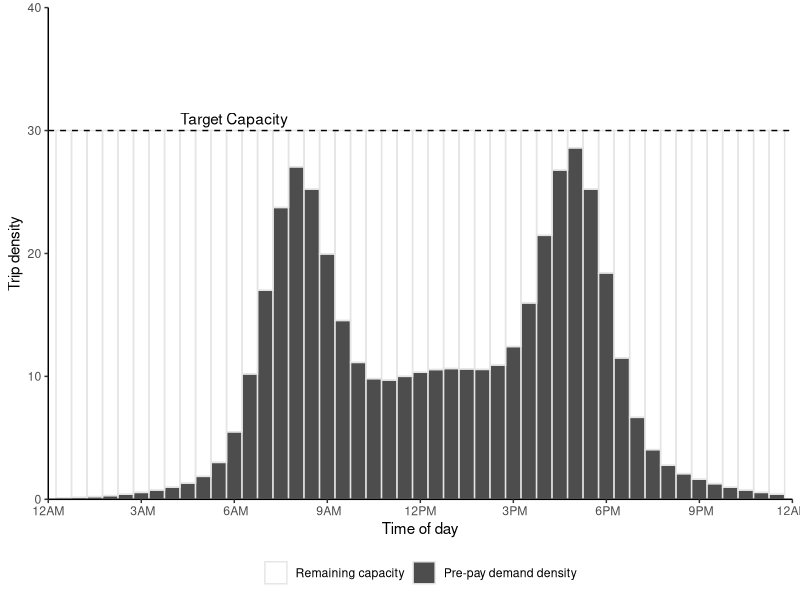
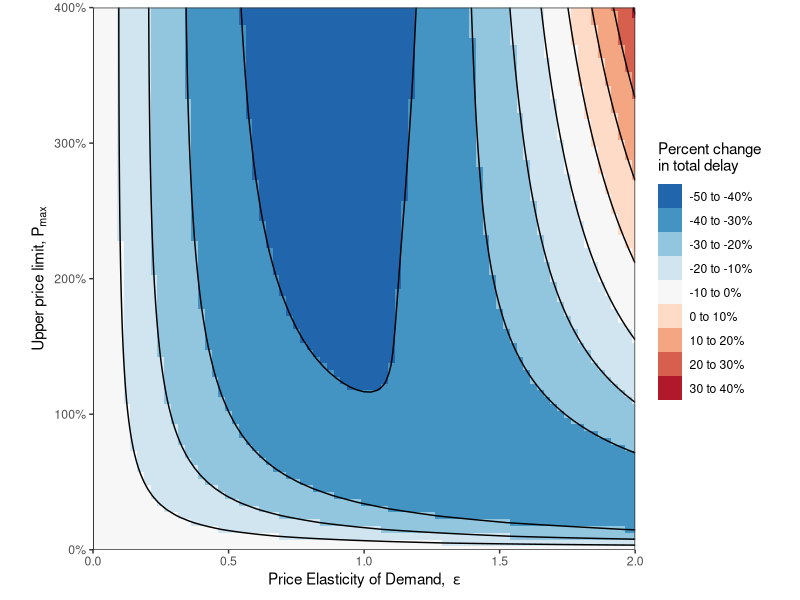
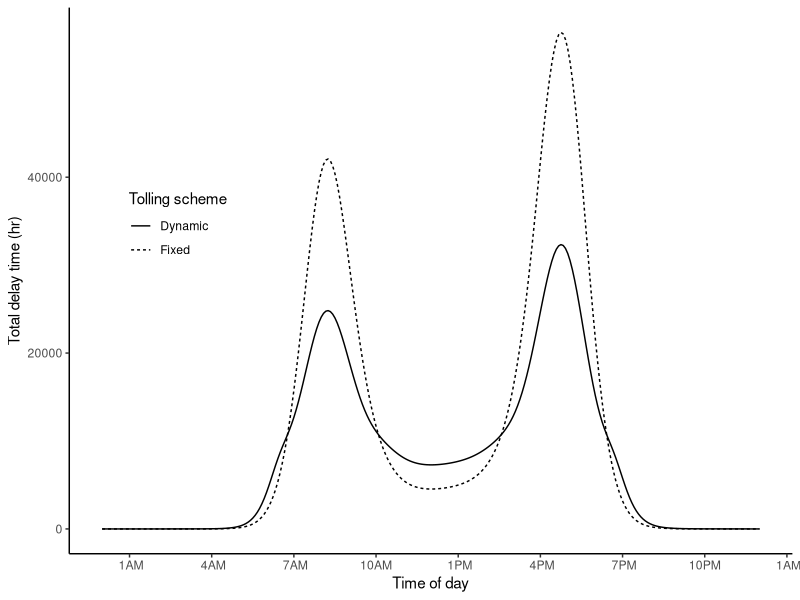
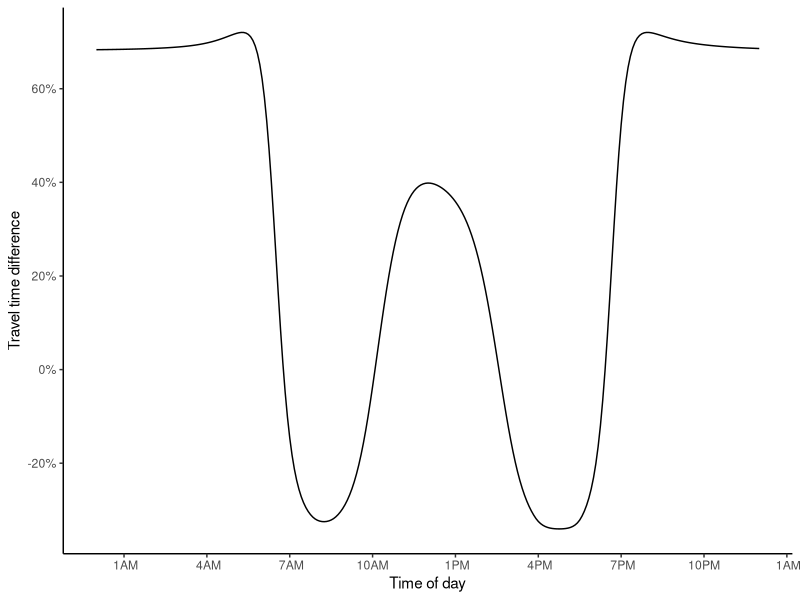
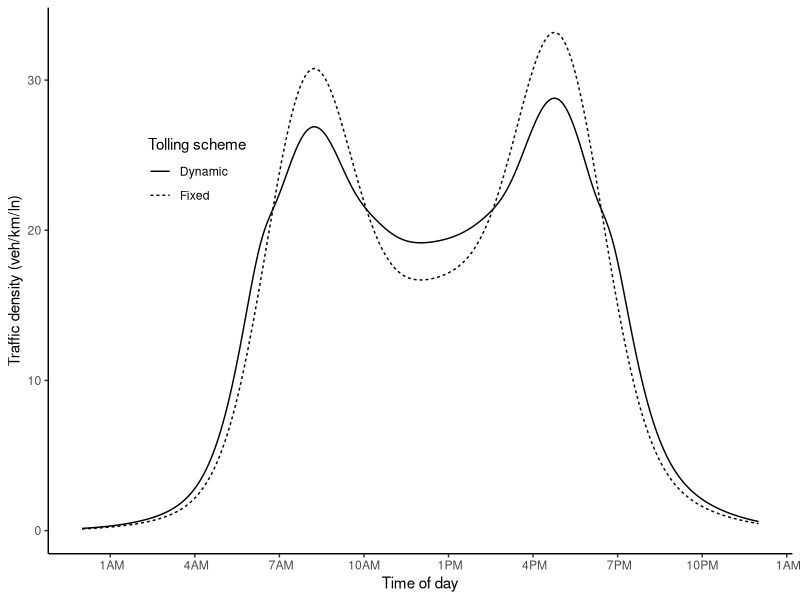
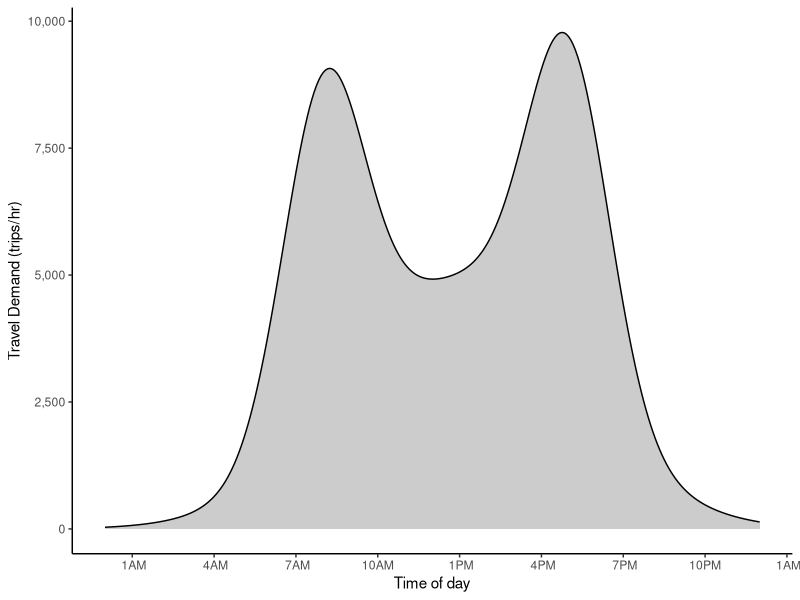
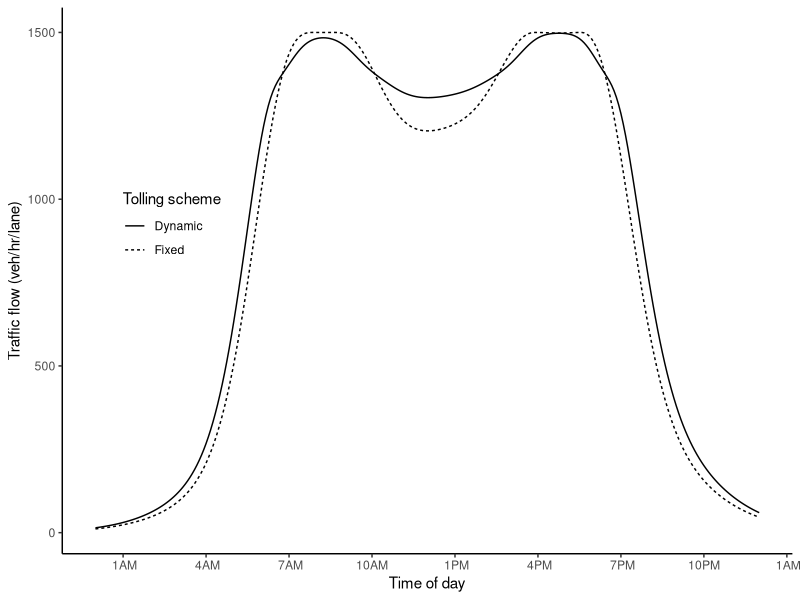
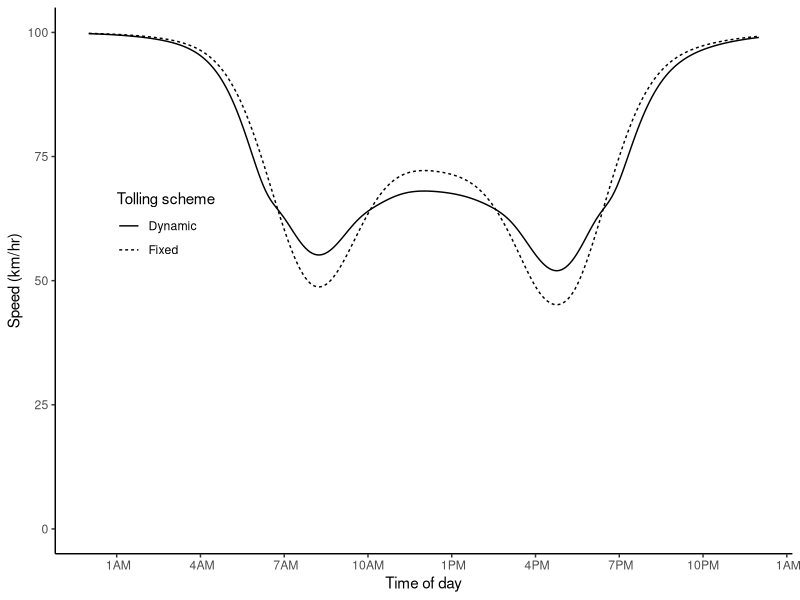

Here is the R script that generated these plots, in order:

library(data.table)
library(ggplot2)
library(scales)
# library(extrafont)

#### Functions ####

#Pricing function
fun.price <- function(k, pmin, pmax, a, b)  pmin + (pmax-pmin)/(1 + exp(a-b*k))

#Elasticity function
fun.elasticdemand <- function(k,p1,p2,E) k + k*(exp(-E*(p2-p1)/(p2+p1))-1)
#fun.elasticdemand <- function(k,p1,p2,E) k*((p2-p1)/p1)^-E

#Demand distribution (Manually constructed for this example)
fun.demanddist <- function(scale, t,sd) scale*(dnorm(t,mean=8,sd) + dnorm(t,mean=17,sd) + dnorm(t,mean=12,sd=4) + dnorm(t,mean=14,sd=4))


#Flow-density function, linear-parabolic
fun.flowdensity_linpara <- function(k) {
  k0 = -(k_j^2 - 2*k_j*k_c - sqrt(k_j*(-2*k_c^3 + 5*k_j*k_c^2 - 4*k_c*k_j^2 + k_j^3))) / k_c
  
  sapply(k, function(k)
    if(k <= k0) 
      v_f*k
    else
      (k_c*v_f/2)*(1 - ((k - k_c)^2)/((k_j - k_c)^2))
  )
}

#Flow-density function, double parabolic
fun.flowdensity <- function(k) {
  sapply(k, function(k)
    if(k <= k_c) 
      k*v_f*(1 - (k/(2*k_c)))
    else
      (k_c*v_f/2)*(1 - ((k - k_c)^2)/((k_j - k_c)^2))
  )
}

#Flow-density function, linear by daganzo
fun.flowdensity_dag <- function(k) {
  sapply(k, function(k)
    if(k <= k_c/2)
      v_f*k
    else
      (v_f*k_c/2)*(1 + ( (k_c - 2*k)/(2*k_j - k_c) ) )
  )
}

#Flow-density function, linear by greenshields
fun.flowdensity_green <- function(k) {
  sapply(k, function(k)
    k*v_f*(1 - (k/(2*k_c))) 
  )
}

#### Parameters ####
L = 7
v_f = 100 #Free flow speed
k_j = 120 #Jam density
k_c = 30 #Critical density
E = 0.3
trips = 100000
inc = 5/60
t = seq(0,24,by=inc)
a = 7
b = 0.3
pfix = 8
pmin = 0*pfix/2
pmax = pfix*4
nlanes = 6 #lanes

#### Run with varying pmax and elasticity ####
#Set up combination matrix
datvar = as.data.table(expand.grid(tval = t,
                                   elas = seq(0,2, by=0.025),
                                   surge = seq(0, 4, by = 0.05)))
#Assign fixed price & scaled price
datvar[ , price1 := pfix]
datvar[ , pmax := pfix*surge]
#Calculate demand dist for each combo
datvar[ , k1 := fun.demanddist(85, tval, 1.5), by = .(elas,surge)]
#Calculate flow and number of trips for fixed price
datvar[ , mu1 := trips*k1/sum(k1)/inc/nlanes, by = .(elas,surge)]
datvar[ , q1 := fun.flowdensity(k1), by = .(elas,surge)]
datvar[ , n1 := trips*k1/sum(k1), by = .(elas,surge)]
datvar[ , v1 := q1/k1, by = .(elas,surge)]
#Calculate new price the previous demand
datvar[ , price2 := fun.price(k1, pmin, pmax, a, b)]
#Calculate new density, flow, and number of trips from price
datvar[ , k2 := fun.elasticdemand(k1,price1,price2,elas), by = .(elas,surge)]
datvar[ , k2 := sum(k1)*k2/sum(k2), by = .(elas,surge)]
datvar[ , mu2 := trips*k2/sum(k2)/inc/nlanes, by = .(elas,surge)]
datvar[ , q2 := fun.flowdensity(k2), by = .(elas,surge)]
datvar[ , n2 := trips*k2/sum(k2), by = .(elas,surge)]
datvar[ , v2 := q2/k2, by = .(elas,surge)]

#Delay
datvar[ , d1 := n1*L*((1/v1) - (1/v_f)), by = .(elas,surge)]
datvar[ , d2 := n2*L*((1/v2) - (1/v_f)), by = .(elas,surge)]
datvar[ , delaydiff := (n2*v1*(v_f - v2))/(n1*v2*(v_f - v1)) - 1, by = .(elas,surge)]

#Revenue
datvar[ , rev1 := n1*price1]
datvar[ , rev2 := n2*price2]
#Cumulative sum
datvar[ , sumrev1 := cumsum(rev1)]
datvar[ , sumrev2 := cumsum(rev2)]

#Time
datvar[ , time := as.POSIXct('2000-01-01 00:00:00 EST', tz='EST') + (3600*tval)]

#Check sum, make sure the same number of total trips happen
datvar[ , lapply(.SD, sum),.SDcols = c("k1","k2"), by = .(elas,surge)][, all.equal(k1,k2)]
datvar[ , lapply(.SD, sum),.SDcols = c("mu1","mu2"), by = .(elas,surge)][, all.equal(mu1,mu2)]
datvar[ , lapply(.SD, sum),.SDcols = c("n1","n2"), by = .(elas,surge)][, all.equal(n1,n2)]
datvar[ , lapply(.SD, sum),.SDcols = c("q1","q2"), by = .(elas,surge)][, all.equal(q1,q2)]

#Export the percent difference between aggregate total revenue and travel time
varmat <- datvar[ , list("revdiff" = (sum(rev2) - sum(rev1))/sum(rev1),
                         "delaydiff" = (sum(d2*n2) - sum(d1*n1))/sum(d1*n1) ), by = .(elas,surge)]


#Minimum pmax for revenue neutrality
minsurge_rev <- varmat[round(elas,4) == E & revdiff >= 0, ][which.min(revdiff), surge]

#Use this Pmax?
pmax = pfix*minsurge_rev


#### Run for the constant parameters ####
dat = data.table(t=t, k1 = fun.demanddist(85,t,1.5), price1 = pfix)
dat[ , mu1 := trips*k1/sum(k1)/inc/nlanes ]
dat[ , q1 := fun.flowdensity(k1) ]
dat[ , n1 := trips*k1/sum(k1) ]
dat[ , v1 := q1/k1]
dat[ , price2 := fun.price(k1, pmin, pmax, a, b)]

dat[ , k2 := fun.elasticdemand(k1,price1,price2,E)]
dat[ , k2 := sum(k1)*k2/sum(k2)]
dat[ , mu2 := trips*k2/sum(k2)/inc/nlanes ]
dat[ , q2 := fun.flowdensity(k2) ]
dat[ , n2 := trips*k2/sum(k2) ]
dat[ , v2 := q2/k2]

#Delay
dat[ , d1 := n1*L*((1/v1) - (1/v_f))]
dat[ , d2 := n2*L*((1/v2) - (1/v_f))]
dat[ , delaydiff := (n2*v1*(v_f - v2))/(n1*v2*(v_f - v1)) - 1 ]

#Check to make sure they're the same
# all.equal(dat[ , (d2 - d1)/d1 ],
#           dat[ , (n2*v1*(v_f - v2))/(n1*v2*(v_f - v1)) - 1 ])


#Revenue
dat[ , rev1 := n1*price1]
dat[ , rev2 := n2*price2]
#Revenue per hour
dat[ , rev1hr := rev1/inc]
dat[ , rev2hr := rev2/inc]
#Cumulative sum
dat[ , sumrev1 := cumsum(n1*price1)]
dat[ , sumrev2 := cumsum(n2*price2)]

#Time
dat[ , time := as.POSIXct('2000-01-01 00:00:00 EST', tz='EST') + (3600*t)]

#Check sum, make sure the same number of total trips happen
dat[ , lapply(.SD, sum),.SDcols = c("k1","k2")]
dat[ , lapply(.SD, sum),.SDcols = c("n1","n2")]
dat[ , lapply(.SD, sum),.SDcols = c("mu1","mu2")]
dat[ , lapply(.SD, sum),.SDcols = c("q1","q2")]

#Percent change in delay
deltadelay <- dat[ , (sum(d2*n2) - sum(d1*n1))/sum(d1*n1)]
#Percent change in revenue
deltarevenue <- dat[ , (sum(rev2) - sum(rev1))/sum(rev1)]

#### Plotting

#### Plots: Function Plots ####

#### Kernal Density 
#rand = data.table(rand = c(rlnorm(50, sd=0.5), rnorm(50, mean=3, sd=0.5)))
#rand = data.table(rand = rlnorm(5))
rand = data.table(rand = c(-2.1,-1.3,-0.4,1.9,5.1,6.2))
dens = density(rand$rand, kernel = 'gaussian', bw=sqrt(2.25))

plot.kernel <- ggplot(rand, aes(rand)) +
  geom_rug() +
  geom_histogram(aes(y=4*..density..), binwidth=dens$bw, alpha=0.2) +
  geom_density(aes(y=..count..), bw=dens$bw) +
  scale_y_continuous("Density", limits = c(0, 1)) +
  scale_x_continuous("Random value", limits = c(-7.5,12)) +
  theme_classic() 
#theme(text=element_text(family="Times New Roman"))
for(x in rand$rand) plot.kernel <- plot.kernel + stat_function(fun = dnorm, args = list(mean = x, sd = dens$bw), linetype=2)
# plot.kernel


#### Elasticity Plot
elabs <- c(bquote(epsilon ==~.(E/2)), bquote(epsilon ==~.(E)), bquote(epsilon ==~.(2*E)))

plot.elasticity <- ggplot(data.frame(x = c(0, 1)), aes(x)) + 
  stat_function(fun = function(x) exp(-0.5*E*x)-1, aes(linetype = "E/2", color = "E/2"), alpha = 0.5) +
  stat_function(fun = function(x) exp(-E*x)-1, aes(linetype = "E", color = "E")) +
  stat_function(fun = function(x) exp(-2.0*E*x)-1, aes(linetype = "2E", color = "2E"), alpha = 0.5) +
  geom_vline(xintercept = 0, linetype="dotted") +
  geom_hline(yintercept = 0, linetype="dotted") +
  #annotate("text", x=-0.4, y=-.25, label = paste("Constant elasticity =",E)) + #, family = "Times New Roman") +
  scale_x_continuous(expression(Delta~"Price"), labels = scales::percent, limits = c(-1,1)) +
  scale_y_continuous(expression(Delta~"Demand"), labels = scales::percent, limits = c(-0.5,0.5)) +
  scale_color_brewer("Elasticity", palette = "Set1", limits = c("E/2","E","2E"), labels = elabs) +
  scale_linetype_manual("Elasticity", values = c(2,1,5), limits = c("E/2","E","2E"), labels = elabs) +
  theme_classic()
# theme(text=element_text(family="Times New Roman"))
# plot.elasticity

#### Pricing function
plabs <- c(bquote(P[max] ==~"$"*.(pmax/2)), bquote(P[max] ==~"$"*.(pmax)), bquote(P[max] ==~"$"*.(2*pmax)))

plot.price <- ggplot(data.frame(x = c(0, 40)), aes(x)) + 
  stat_function(fun = fun.price, args = list(pmin, 0.5*pmax, a, b), aes(linetype = "pmax/2", color = "pmax/2"), alpha = 0.5) +
  stat_function(fun = fun.price, args = list(pmin, pmax, a, b), aes(linetype = "pmax", color = "pmax")) +
  stat_function(fun = fun.price, args = list(pmin, 2*pmax, a, b), aes(linetype = "2pmax", color = "2pmax"), alpha = 0.5) +
  scale_y_continuous("Price ($/veh)", labels = scales::dollar, limits = c(0,2*pmax)) +
  scale_x_continuous("Traffic density (veh/km/lane)") +
  scale_color_brewer(expression("Upper price limit,"~P[max]), palette = "Set1", limits = c("pmax/2","pmax","2pmax"), labels = plabs) +
  scale_linetype_manual(expression("Upper price limit,"~P[max]), values = c(2,1,5), limits = c("pmax/2","pmax","2pmax"), labels = plabs) +
  theme_classic()
# theme(text=element_text(family="Times New Roman"))
# plot.price


#### Flow-density function
flabs = c("Bi-parabolic","Bi-linear (Daganzo)","Parabolic (Greenshields)")

plot.flowdensity <- ggplot(data.frame(k = c(0, 40)), aes(k)) + 
  stat_function(fun = fun.flowdensity, aes(linetype = "para", color = "para")) +
  stat_function(fun = fun.flowdensity_dag, aes(linetype = "dag", color = "dag"), alpha = 0.5) +
  stat_function(fun = fun.flowdensity_green, aes(linetype = "green", color = "green"), alpha = 0.5) +
  scale_y_continuous("Traffic flow (veh/hr/lane)", labels = scales::comma, breaks = seq(0, 1500, by = 250), expand = c(0,0)) +
  scale_x_continuous("Traffic density (veh/km/lane)", limits = c(0, 150), breaks = seq(0, 150, by = 25), expand = c(0,0)) +
  scale_color_brewer("Traffic Flow Model", palette = "Set1", limits = c("para","dag","green"), labels = flabs) +
  scale_linetype_manual("Traffic Flow Model", values = c(1,2,5), limits = c("para","dag","green"), labels = flabs) +
  coord_cartesian(xlim = c(0,155), ylim = c(0,1550)) +
  theme_classic() +
  theme(legend.position = "none", 
        legend.background = element_blank())
  #text=element_text(family="Times New Roman"))
# plot.flowdensity


#### Speed-density function
plot.speeddensity <- ggplot(data.frame(k = c(0, 40)), aes(k)) + 
  stat_function(fun = function(k) fun.flowdensity(k)/k, aes(linetype = "para", color = "para")) +
  stat_function(fun = function(k) fun.flowdensity_dag(k)/k, aes(linetype = "dag", color = "dag"), alpha = 0.5) +
  stat_function(fun = function(k) fun.flowdensity_green(k)/k, aes(linetype = "green", color = "green"), alpha = 0.5) +
  scale_y_continuous("Traffic speed (km/hr)", labels = scales::comma, breaks = seq(0, 100, by = 25), expand = c(0,0)) +
  scale_x_continuous("Traffic density (veh/km/lane)", limits = c(0, 150), breaks = seq(0, 150, by = 25), expand = c(0,0)) +
  scale_color_brewer("Traffic Flow Model", palette = "Set1", limits = c("para","dag","green"), labels = flabs) +
  scale_linetype_manual("Traffic Flow Model", values = c(1,2,5), limits = c("para","dag","green"), labels = flabs) +
  coord_cartesian(xlim = c(0,155), ylim = c(0,120)) +
  theme_classic() +
  theme(legend.position = c(0.75,0.5), 
        legend.background = element_blank())
#text=element_text(family="Times New Roman"))
# plot.flowdensity


#### Discretized time Density Distributions
captime = data.table(t = seq(0, 24, by = 0.5),
                     time = as.POSIXct('2000-01-01 00:00:00 EST', tz='EST') + (3600*seq(0, 24, by = 0.5)),
                     k = fun.demanddist(55, seq(0, 24, by = 0.5), 1),
                     cap = 30)
captime[ , diff := cap - k ]
#captime[diff < 0, diff := abs(diff) + cap]
captime[diff < 0, diff := 0]
captime <- melt(captime, id.vars = c("t","time","cap"))
captime[ , variable := factor(variable, levels = c("diff","k"))]

plot.captime <- ggplot(captime) + 
  #geom_col(aes(x=time,y=k), color = alpha("white",0)) +
  #geom_col(aes(x=time,y=cap, color = "Density of pre-purchased time slots"), width = 0, fill = alpha("white",0)) +
  geom_col(aes(x=time, y = value, fill = variable), color = "gray90", width = 1800, position = "stack") +
  scale_fill_manual(NULL, values = c(alpha("white",0),"gray30"), labels = c("Remaining capacity","Pre-pay demand density")) +
  geom_hline(yintercept = captime$cap[1], linetype = "dashed") +
  annotate("text", x = as.POSIXct('2000-01-01 06:00:00 EST', tz='EST'), y = 30, label = "Target Capacity", vjust = -0.5) +
  scale_y_continuous("Trip density", expand = c(0,0), limits = c(0,40)) +
  scale_x_datetime("Time of day", labels = date_format("%l%p", tz='EST'), date_breaks = "3 hour", expand = c(0,0),
                   limits = c(as.POSIXct('2000-01-01 00:00:00 EST', tz='EST'),as.POSIXct('2000-01-01 24:00:00 EST', tz='EST'))) +
  theme_classic() +
  theme(legend.position = "bottom", 
        legend.background = element_blank())
#text=element_text(family="Times New Roman"))
# plot.captime


#### Demand Distribution
plot.demanddist <- ggplot(dat) + 
  geom_area(aes(x=time,y=n1/inc), fill = "gray80", color = "black") + 
  scale_y_continuous("Travel Demand (trips/hr)", labels = scales::comma) +
  scale_x_datetime("Time of day", labels = date_format("%l%p", tz='EST'), date_breaks = "3 hour",
                   limits = c(as.POSIXct('2000-01-01 00:00:00 EST', tz='EST'),as.POSIXct('2000-01-01 24:00:00 EST', tz='EST'))) +
  theme_classic() +
  theme(legend.position = c(0.2,0.7), 
        legend.background = element_blank())
#text=element_text(family="Times New Roman"))
# plot.demanddist



#### Plots: Heatmap matrix comparisons ####

#### Total revenue by Elasticity vs Pmax
revcuts = seq(-125, 125, by = 25)
revlabs <- paste0(paste(round(revcuts)[-length(revcuts)],
                        round(revcuts[-1]), sep = " to "),"%")

plot.revmat <- ggplot(varmat, aes(x = elas, y = surge)) +
  geom_raster(aes(fill = cut(100*revdiff, revcuts))) +
  geom_contour(breaks = revcuts, aes(z = 100*revdiff), color = "black") +
  scale_x_continuous(expression("Price Elasticity of Demand, "~epsilon), expand = c(0,0)) +
  scale_y_continuous(expression("Upper price limit,"~P[max]), expand = c(0,0),
                     labels = scales::percent_format()) +
  scale_fill_brewer(expression("Percent change in revenue\n(Dynamic vs Fixed)"),
                    palette = "RdBu", label = revlabs) +
  coord_fixed(ratio = max(varmat$elas)/max(varmat$surge), xlim = c(0, max(varmat$elas)), ylim = c(0,max(varmat$surge))) +
  theme_bw()
# plot.revmat


#### Travel time by Elasticity vs Pmax
delaycuts = seq(-50, 50, by = 10)
delaylabs = paste0(paste(round(delaycuts)[-length(delaycuts)], 
                        round(delaycuts[-1]), sep = " to "),"%")
# delaylabs <- gsub("-Inf to ", "\u2264", delaylabs)
# delaylabs[grepl(" to Inf", delaylabs)] <- paste0(">", gsub(" to Inf", "", delaylabs[grepl(" to Inf", delaylabs)]))

plot.delaymat <- ggplot(varmat, aes(x = elas, y = surge)) +
  geom_raster(aes(fill = cut(100*delaydiff, delaycuts))) +
  geom_contour(breaks = delaycuts, aes(z = 100*delaydiff), color = "black") +
  scale_x_continuous(expression("Price Elasticity of Demand, "~epsilon), expand = c(0,0)) +
  scale_y_continuous(expression("Upper price limit,"~P[max]), expand = c(0,0),
                     labels = scales::percent_format()) +
  scale_fill_brewer(expression("Percent change\nin total delay"),
                    palette = "RdBu", label = delaylabs, direction = -1) +
  coord_fixed(ratio = max(varmat$elas)/max(varmat$surge), xlim = c(0, max(varmat$elas)), ylim = c(0,max(varmat$surge))) +
  theme_bw()
# plot.delaymat


#### Plots: Time series distribution results plots ####

#### Demand Density Distributions (Same as flow, but with density)
plot.demanddensity <- ggplot(dat) + 
  geom_line(aes(x=time,y=k1, linetype="Fixed")) + 
  geom_line(aes(x=time,y=k2, linetype="Dynamic")) + 
  scale_y_continuous("Traffic density (veh/km/ln)") +
  scale_linetype("Tolling scheme") +
  scale_x_datetime("Time of day", labels = date_format("%l%p", tz='EST'), date_breaks = "3 hour",
                   limits = c(as.POSIXct('2000-01-01 00:00:00 EST', tz='EST'),as.POSIXct('2000-01-01 24:00:00 EST', tz='EST'))) +
  theme_classic() +
  theme(legend.position = c(0.2,0.7), 
        legend.background = element_blank())
        #text=element_text(family="Times New Roman"))
# plot.demanddensity

#### Demand flow distributions (Same as density, but with flow)
plot.demandflow <- ggplot(dat) + 
  geom_line(aes(x=time,y=q1, linetype="Fixed")) + 
  geom_line(aes(x=time,y=q2, linetype="Dynamic")) +
  # geom_line(aes(x=time,y=mu1, linetype="Fixed", color = "Fixed")) + 
  # geom_line(aes(x=time,y=mu2, linetype="Dynamic", color = "Dynamic")) + 
  scale_y_continuous("Traffic flow (veh/hr/lane)") +
  scale_linetype("Tolling scheme") +
  scale_x_datetime("Time of day", labels = date_format("%l%p", tz='EST'), date_breaks = "3 hour",
                   limits = c(as.POSIXct('2000-01-01 00:00:00 EST', tz='EST'),as.POSIXct('2000-01-01 24:00:00 EST', tz='EST'))) +
  theme_classic() +
  theme(legend.position = c(0.15,0.6),
        legend.background = element_blank())
        #text=element_text(family="Times New Roman"))
# plot.demandflow

#### Demand speed distributions
plot.demandspeed <- ggplot(dat) + 
  geom_line(aes(x=time,y=v1, linetype="Fixed")) + 
  geom_line(aes(x=time,y=v2, linetype="Dynamic")) + 
  scale_y_continuous("Speed (km/hr)", limits = c(0,100)) +
  scale_linetype("Tolling scheme") +
  scale_x_datetime("Time of day", labels = date_format("%l%p", tz='EST'), date_breaks = "3 hour",
                   limits = c(as.POSIXct('2000-01-01 00:00:00 EST', tz='EST'),as.POSIXct('2000-01-01 24:00:00 EST', tz='EST'))) +
  theme_classic() +
  theme(legend.position = c(0.15,0.6))
#text=element_text(family="Times New Roman"))
# plot.demandspeed

#### Demand delay
plot.demanddelay <- ggplot(dat) + 
  geom_line(aes(x=time,y=n1*d1, linetype="Fixed")) + 
  geom_line(aes(x=time,y=n2*d2, linetype="Dynamic")) +
  scale_y_continuous("Total delay time (hr)") +
  scale_linetype("Tolling scheme") +
  scale_x_datetime("Time of day", labels = date_format("%l%p", tz='EST'), date_breaks = "3 hour",
                   limits = c(as.POSIXct('2000-01-01 00:00:00 EST', tz='EST'),as.POSIXct('2000-01-01 24:00:00 EST', tz='EST'))) +
  theme_classic() +
  theme(legend.position = c(0.15,0.6))
#text=element_text(family="Times New Roman"))
# plot.demanddelay


#### Demand delay difference
plot.demanddelaydiff <- ggplot(dat) + 
  geom_line(aes(x=time,y=delaydiff)) +
  scale_y_continuous("Travel time difference", labels = scales::percent_format()) +
  scale_x_datetime("Time of day", labels = date_format("%l%p", tz='EST'), date_breaks = "3 hour",
                   limits = c(as.POSIXct('2000-01-01 00:00:00 EST', tz='EST'),as.POSIXct('2000-01-01 24:00:00 EST', tz='EST'))) +
  theme_classic() +
  theme(legend.position = c(0.15,0.6))
#text=element_text(family="Times New Roman"))
# plot.demanddelaydiff

#### Toll price distribution
plot.toll <- ggplot(dat) +  
  geom_line(aes(x=time,y=price1, linetype="Fixed")) + 
  geom_line(aes(x=time,y=price2, linetype="Dynamic")) + 
  scale_y_continuous("Price ($/veh)", labels = scales::dollar, limits = c(0,pmax)) +
  scale_linetype("Tolling scheme") +
  scale_x_datetime("Time of day", labels = date_format("%l%p", tz='EST'), date_breaks = "3 hour",
                   limits = c(as.POSIXct('2000-01-01 00:00:00 EST', tz='EST'),as.POSIXct('2000-01-01 23:00:00 EST', tz='EST'))) +
  theme_classic() +
  theme(legend.position = c(0.2,0.7),
        legend.background = element_blank())
        #text=element_text(family="Times New Roman"))
# plot.toll

#### Revenue distribution
plot.revenue <- ggplot(dat) + 
  geom_line(aes(x=time,y=rev1, linetype=paste0("Fixed toll,\nTotal revenue: ", scales::dollar(sum(dat$rev1))))) +
  geom_line(aes(x=time,y=rev2, linetype=paste0("Dynamic toll,\nTotal revenue: ", scales::dollar(sum(dat$rev2))))) +
  scale_y_continuous(expression("Revenue per hour ($/hr)"), labels = scales::dollar) +
  scale_x_datetime("Time of day", labels = date_format("%l%p", tz='EST'), date_breaks = "3 hour",
                   limits = c(as.POSIXct('2000-01-01 00:00:00 EST', tz='EST'),
                              as.POSIXct('2000-01-01 24:00:00 EST', tz='EST'))) +
  scale_linetype(NULL) +
  # annotate("text", x=as.POSIXct('2000-01-01 24:00:00 EST', tz='EST'), y=0.5*max(dat$rev2),
  #          label = paste0(paste0("Fixed toll: ", scales::dollar(sum(dat$rev1))),"\n",
  #                         paste0("Dynamic toll: ", scales::dollar(sum(dat$rev2)))), hjust = 0, size = 4) +
  theme_classic() +
  theme(legend.position = "bottom",
        legend.background = element_blank())
        #text=element_text(family="Times New Roman"))
# plot.revenue


#### Cumulative revenue
plot.revsum <- ggplot(dat) + 
  geom_line(aes(x=time,y=sumrev1, linetype="Fixed")) +
  geom_line(aes(x=time,y=sumrev2, linetype="Dynamic")) +
  scale_y_continuous("Total revenue ($)", labels = scales::dollar) +
  scale_linetype(NULL) +
  scale_x_datetime("Time of day", labels = date_format("%l%p", tz='EST'), date_breaks = "3 hour",
                   limits = c(as.POSIXct('2000-01-01 00:00:00 EST', tz='EST'),as.POSIXct('2000-01-01 24:00:00 EST', tz='EST'))) +
  theme_classic() +
  theme(legend.position = c(0.2,0.7),
        legend.background = element_blank())
#text=element_text(family="Times New Roman"))
# plot.revsum



#### Saving ####
# ggsave("../figures/toyprice.pdf", plot.price, device = cairo_pdf, width=4.25, height=2, units = "in")
# ggsave("../figures/toyelasticity.pdf", plot.elasticity, device = cairo_pdf, width=4.25, height=2, units = "in")
# ggsave("../figures/toydemand.pdf", plot.demanddensity, device = cairo_pdf, width=4.25, height=2, units = "in")
# ggsave("../figures/toytoll.pdf", plot.toll, device = cairo_pdf, width=4.25, height=2, units = "in")
# ggsave("../figures/toyrevenue.pdf", plot.revenue, device = cairo_pdf, width=4.25, height=2, units = "in")
# ggsave("../figures/KDE.pdf", plot.kernel, device = cairo_pdf, width=4.25, height=2, units = "in")
